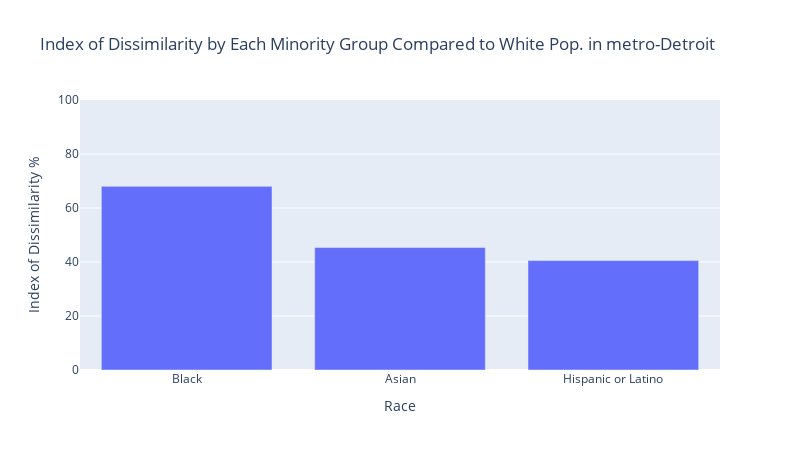

This figure's notebook cell:
### Markdown cell above
### <font color='red'> Change
<font color='red'> Converted it to a Plotly plot

### Code cell
# When making a plotly graph, we must put our data into a dataframe
rows = races[1:4]                                           # Naming our rows by the 3 races we are looking at, Black, Asian, Hispanic
dissimilarityRace = pd.DataFrame(index = rows)              # Making it into a dataframe
dissimilarityRace['Index of Dissimilarity'] = dissimilarity     # Adding dissimilarity values to the dataframe

# Now making an interactive plotly graph out of this
fig = px.bar(dissimilarityRace, 
             labels= {'index':'Race', 'value':'Index of Dissimilarity %'},
             width=800, 
             height=450,
             title = "Index of Dissimilarity by Each Minority Group Compared to White Pop. in metro-Detroit")

# Removing the legend and making the y-axis of the graph go up to 100% to better show percentages
fig.update_layout(showlegend = False)
fig.update_yaxes(range=[0, 100])

fig.show()

### Figure 1 — Plotly figure (JSON) as saved in the notebook; plotly's stock layout.template omitted (floating-point values rounded to 4 significant figures)
{"data": [{"alignmentgroup": "True", "hovertemplate": "variable=Index of Dissimilarity<br>Race=%{x}<br>Index of Dissimilarity %=%{y}<extra></extra>", "legendgroup": "Index of Dissimilarity", "marker": {"color": "#636efa", "pattern": {"shape": ""}}, "name": "Index of Dissimilarity", "offsetgroup": "Index of Dissimilarity", "orientation": "v", "showlegend": true, "textposition": "auto", "type": "bar", "x": ["Black", "Asian", "Hispanic or Latino"], "xaxis": "x", "y": [68.02, 45.35, 40.52], "yaxis": "y"}], "layout": {"barmode": "relative", "height": 450, "legend": {"title": {"text": "variable"}, "tracegroupgap": 0}, "showlegend": false, "title": {"text": "Index of Dissimilarity by Each Minority Group Compared to White Pop. in metro-Detroit"}, "width": 800, "xaxis": {"anchor": "y", "autorange": true, "domain": [0, 1], "range": [-0.5, 2.5], "title": {"text": "Race"}, "type": "category"}, "yaxis": {"anchor": "x", "domain": [0, 1], "range": [0, 100], "title": {"text": "Index of Dissimilarity %"}, "type": "linear"}}}
